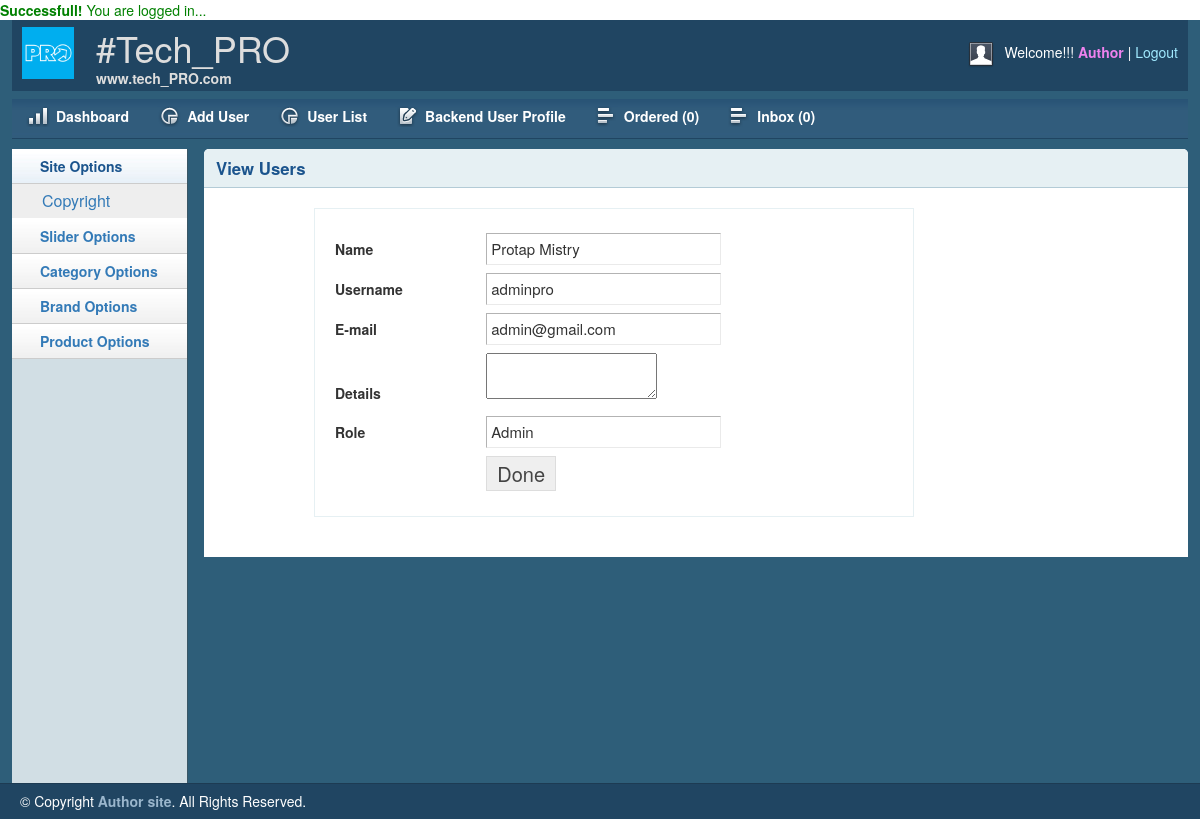
Page /admin/view_user.php?user_id=1 (signed in) on the committed database.
### tables this page shows
CREATE TABLE `backend_user` (
  `id` int(11) NOT NULL,
  `name` varchar(255) NOT NULL,
  `username` varchar(255) NOT NULL,
  `details` text NOT NULL,
  `email` varchar(255) NOT NULL,
  `password` varchar(255) NOT NULL,
  `role` tinyint(4) NOT NULL
);

### helper/format.php (called while the page is built, shortened)
<?php
  $filepath= realpath(dirname(__FILE__));
  include_once $filepath.'/../database/db.php';
  class Format
  {
    public function viewUserById($id)
    {
      $sql= "select * from backend_user where id= :id limit 1";
      $query= databaseClass::ourPrepareMethod($sql);
      $query->bindValue(':id', $id);
      $query->execute();
      $result= $query->fetch(PDO::FETCH_OBJ);
      return $result;
    }
  }
?>

### database/db.php (called while the page is built, shortened)
<?php
	class databaseClass
	{
		private static $pdo;
		public static function dbConnection()
		{
			if(!isset(self::$pdo))
			{
				try{
					self::$pdo= new PDO('mysql: host='.db_host.'; dbname='.db_name, db_user, db_pass);
				}
				catch(PDOException $e){
					echo $e->getMessage();
				}
			}
			return self::$pdo;
		}
		public static function ourPrepareMethod($sql)
		{
			return self::dbConnection()->prepare($sql);
		}
	}
?>

### admin/view_user.php (the view, shortened to what this page needs)
<?php
    include 'include/header.php';
    include 'include/sidebar.php';
?>
<?php
    if(!isset($_GET['user_id']) || $_GET['user_id']== null){
        echo "<script> window.location= 'userlist.php'; </script>";
    }
    else
    {
        $user_id= $_GET['user_id'];
    }
?>
    <div class="grid_10">
        <div class="box round first grid">
            <h2>View Users</h2>
           <div class="block copyblock">
             <form action="" method="POST">
                <?php
                    $format= new Format();
                    $user= $format->viewUserById($user_id);
                    if($user){
                ?>
                <table class="form">
                    <tr>
                        <td>
                            <label>Name</label>
                        </td>
                        <td>
                            <input readonly="" type="text" value="<?php echo $user->name; ?>" class="medium" />
                        </td>
                    </tr>
                     <tr>
                        <td>
                            <label>Username</label>
                        </td>
                        <td>
                            <input readonly="" type="text" value="<?php echo $user->username; ?>" class="medium" />
                        </td>
                    </tr>
                    <tr>
                        <td>
                            <label>E-mail</label>
                        </td>
                        <td>
                            <input readonly="" type="text" value="<?php echo $user->email; ?>" class="medium" />
                        </td>
                    </tr>
                    <tr>
                        <td>
                            <label>Details</label>
                        </td>
                        <td>
                            <textarea readonly="" class="tinymce">
                                <?php echo $user->details; ?>
                            </textarea>
                        </td>
                    </tr>
                    <tr>
                        <td>
                            <label>Role</label>
                        </td>
                        <td>
                            <input readonly="" type="text" value="<?php
                            if($user->role == '0'){
                                echo 'Admin';
                            }elseif($user->role == '1'){
                                echo 'Author';
                            }else{
                                echo 'Editor';
                            } ?>" class="medium" />
                        </td>
                    </tr>
					<tr>
                        <td></td>
                        <td>
                            <input readonly="" type="submit" name="submit" Value="Done" />
                        </td>
                    </tr>
                </table>
                <?php } ?>
                </form>
            </div>
        </div>
    </div>
<?php include 'include/footer.php'; ?>

### admin/css/text.css (style rules this page uses)
body { font: 13px/1.5 Tahoma, Helvetica, Arial, 'Liberation Sans', FreeSans, sans-serif; }
h2 { font-size: 23px; }
p, dl, hr, h1, h2, h3, h4, h5, h6, ol, ul, pre, table, address, fieldset { margin-bottom: 20px; }

### admin/css/grid.css (style rules this page uses)
.grid_1, .grid_2, .grid_3, .grid_4, .grid_5, .grid_6, .grid_7, .grid_8, .grid_9, .grid_10, .grid_11, .grid_12, .grid_13, .grid_14, .grid_15, .grid_16 { display: inline; float: left; margin-left: 1%; margin-right: 1%; }
.container_12 .grid_10 { width: 81.333%; }

### admin/css/layout.css (style rules this page uses)
body { background: #fff none repeat scroll 0 0; color: #444; font-size: 14px; padding: 0; }
h1, h2, h3, h4, h5, h6 { line-height:1.2em; margin-bottom:.3em; }
h2 { margin-top:1em; }
.box { background:#fff; margin-bottom:20px; padding:10px 10px 10px 10px; margin-left:-8px; }
.box.grid { padding-bottom:40px; }
.box.round { -moz-border-radius: 5px 5px 0px 0px; -webkit-border-radius: 5px 5px 0px 0px; border-radius: 5px 5px 0px 0px; }
.box h2 { font-size:1.2em; font-weight:bold; color:#1B548D; background:#E6F0F3; margin:-10px -10px 0 -10px; padding:10px 12px; border-bottom:1px solid #B3CBD6; -moz-border-radius: 5px 5px 0px 0px; -webkit-border-radius: 5px 5px 0px 0px; border-radius: 5px 5px 0px 0px; }
.box.first { min-height: 406px; }
.block { padding-top:20px; }
.copyblock { border: 1px solid #e6f0f3; line-height: 32px; margin-left: 100px; margin-top: 20px; padding-left: 20px; width: 600px; }
table.form { width:100%; }
table.form td { padding:4px 0px; }
table.form label { font-weight:bold; }
table.form input, table.form select { font-size: 15px; padding: 4px 4px 5px 4px; border-top: 1px solid #b3b3b3; border-left: 1px solid #b3b3b3; border-right: 1px solid #eaeaea; border-bottom: 1px solid #eaeaea; }
table.form input[type="submit"] { border: 1px solid #ddd; color: #444; cursor: pointer; font-size: 20px; padding: 2px 10px; }
input.medium { width: 55%; }
.block { padding-bottom:1px; }

### rows in the picture
backend_user: name "Protap Mistry", username "adminpro", email "admin@gmail.com", role "Admin"

### other values in the picture
$loginmsg "Successfull! You are logged in..."
$name "Author"
